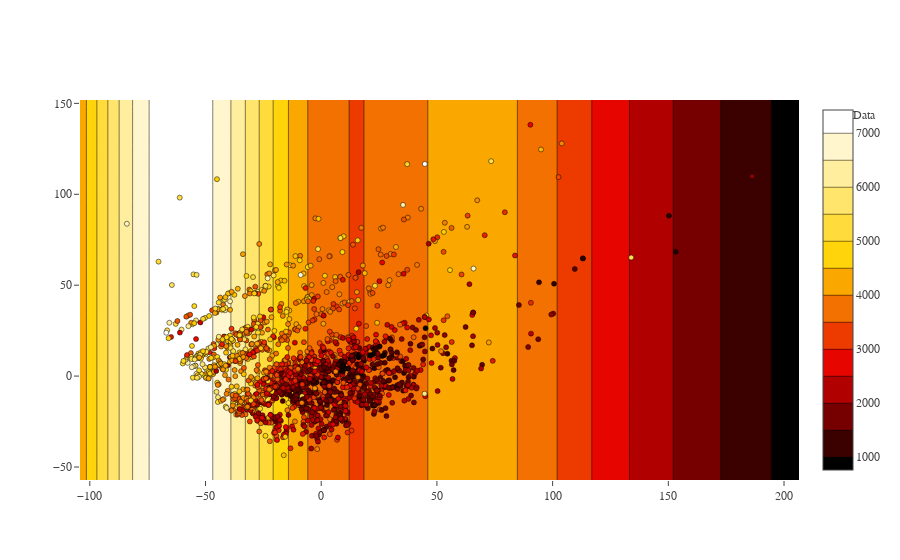

The code cell stored with this chart in its notebook:
### Code cell
#Gpy.plotting.show(fig)
model_information(m, pca_test_X, pca_test_Y, plot_test_data = False)

### Figure 1 — Plotly figure (JSON) as saved in the notebook; plotly's stock layout.template omitted (floating-point values rounded to 4 significant figures; data arrays with more than 128 entries replaced by an {"elided": "..."} marker saying what was removed)
{"data": [{"marker": {"color": {"elided": "1899 int values"}, "colorscale": "Hot", "line": {"color": "black", "width": 0.5}, "opacity": 1, "size": "5", "symbol": "dot"}, "mode": "markers", "name": "Data", "showlegend": true, "type": "scatter", "x": {"elided": "1899 float values"}, "xaxis": "x1", "y": {"elided": "1899 float values"}, "yaxis": "y1"}, {"colorscale": "Hot", "name": "Mean", "type": "contour", "x": [-104.2, -95.1, -85.96, -76.82, -67.68, -58.54, -49.41, -40.27, -31.13, -21.99, -12.85, -3.713, 5.425, 14.56, 23.7, 32.84, 41.98, 51.12, 60.26, 69.39, 78.53, 87.67, 96.81, 105.9, 115.1, 124.2, 133.4, 142.5, 151.6, 160.8, 169.9, 179.1, 188.2, 197.3, 206.5], "xaxis": "x1", "y": [-57.15, -51.0, -44.85, -38.71, -32.56, -26.41, -20.27, -14.12, -7.971, -1.825, 4.322, 10.47, 16.62, 22.76, 28.91, 35.06, 41.2, 47.35, 53.5, 59.64, 65.79, 71.94, 78.08, 84.23, 90.38, 96.52, 102.7, 108.8, 115.0, 121.1, 127.3, 133.4, 139.6, 145.7, 151.8], "yaxis": "y1", "z": {"elided": "35x35 float values"}}], "layout": {"font": {"family": "Raleway, sans-serif"}, "showlegend": true, "xaxis1": {"anchor": "y1", "domain": [0, 1]}, "yaxis1": {"anchor": "x1", "domain": [0, 1]}}}
